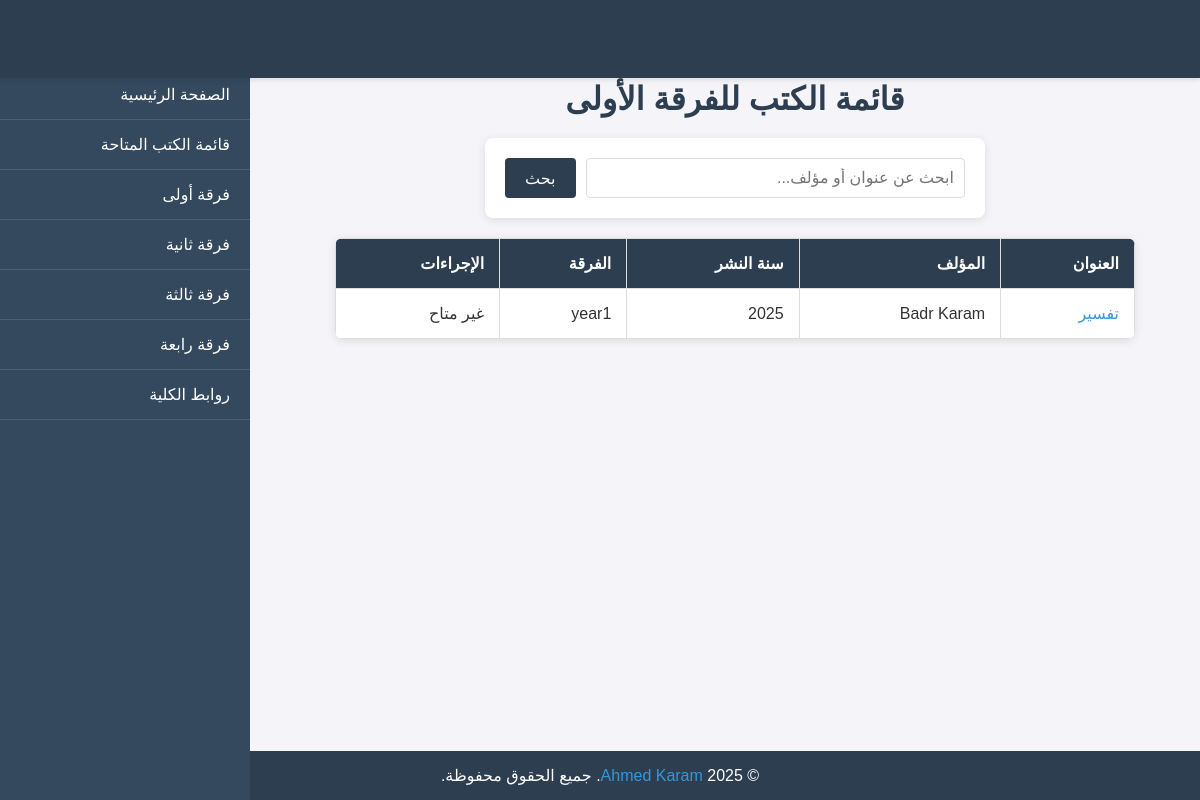
Screenshot of /books/year1/ with the database file from the repository.
### Book/models.py (models this page shows, shortened)
class Book(models.Model):
    title = models.CharField(max_length=200)
    author = models.CharField(max_length=100)
    description = models.TextField(null=True, blank=True)
    publication_date = models.DateField(null=True, blank=True)
    pdf_file = models.FileField(upload_to='books/pdfs/', null=True, blank=True)
    batch = models.CharField(max_length=10, choices=BATCH_CHOICES, default='year1')
    class Meta:
        indexes = [models.Index(fields=['title'])]

### Book/views.py (the view)
# urls.py: path('year1/', views.year1, name='year1'),
def year1(request):
    books = Book.objects.filter(batch='year1')
    context = {'books': books}
    return render(request, 'Book/year1.html', context)

### Book/templates/Book/year1.html (shortened to what this page needs)
<!DOCTYPE html>
<html lang="ar">
<head>
</head>
<body>
    <header>
        <h1>مكتبة الكلية</h1>
    </header>
    <nav class="sidebar">
        <div class="sidebar-content">
            <ul>
                <li><a href="{% url 'Book:home' %}">الصفحة الرئيسية</a></li>
                <li><a href="{% url 'Book:books_list' %}">قائمة الكتب المتاحة</a></li>
                <li><a href="{% url 'Book:year1' %}">فرقة أولى</a></li>
                <li><a href="{% url 'Book:year2' %}">فرقة ثانية</a></li>
                <li><a href="{% url 'Book:year3' %}">فرقة ثالثة</a></li>
                <li><a href="{% url 'Book:year4' %}">فرقة رابعة</a></li>
                <li><a href="{% url 'Book:college_links' %}">روابط الكلية</a></li>
            </ul>
        </div>
    </nav>
    <main class="main-content">
        <h1>قائمة الكتب للفرقة الأولى</h1>
        <div class="search-container">
            <form method="get" action="{% url 'Book:search_books' %}">
                <input type="text" name="q" placeholder="ابحث عن عنوان أو مؤلف...">
                <button type="submit">بحث</button>
            </form>
        </div>
        {% if books %}
            <table>
                <thead>
                    <tr>
                        <th>العنوان</th>
                        <th>المؤلف</th>
                        <th>سنة النشر</th>
                        <th>الفرقة</th>
                        <th>الإجراءات</th>
                    </tr>
                </thead>
                <tbody>
                    {% for book in books %}
                        <tr>
                            <td><a href="{% url 'Book:book_detail' book.pk %}">{{ book.title }}</a></td>
                            <td>{{ book.author }}</td>
                            <td>{{ book.publication_date|date:"Y" }}</td>
                            <td>{{ book.batch }}</td>
                            <td>
                                {% if book.pdf_file %}
                                    <a href="{{ book.pdf_file.url }}" target="_blank">قراءة أونلاين</a>
                                {% else %}
                                    <span>غير متاح</span>
                                {% endif %}
                            </td>
                        </tr>
                    {% endfor %}
                </tbody>
            </table>
        {% else %}
            <p class="no-books">لا توجد كتب متاحة حاليًا.</p>
        {% endif %}
    </main>
    <footer>
        <p>© 2025 <a href="https://www.facebook.com/share/1BhQoTLxFP/" target="_blank">Ahmed Karam</a>. جميع الحقوق محفوظة.</p>
    </footer>
</body>
</html>

### Book/templates/Book/year1.html (style rules this page uses)
* { margin: 0; padding: 0; box-sizing: border-box; font-family: Arial, sans-serif; }
body { direction: rtl; background-color: #f4f4f9; color: #333; }
header { background-color: #2c3e50; color: white; padding: 15px 20px; display: flex; justify-content: space-between; align-items: center; box-shadow: 0 2px 5px rgba(0, 0, 0, 0.1); position: fixed; top: 0; width: 100%; z-index: 1001; }
header h1 { font-size: 24px; }
.sidebar { width: 250px; background-color: #34495e; color: white; height: 100vh; position: fixed; top: 0; left: -250px; transition: left 0.3s ease; z-index: 1000; overflow-y: auto; }
.sidebar-content { padding-top: 70px; }
.sidebar ul { list-style: none; padding: 0; }
.sidebar ul li { padding: 15px 20px; border-bottom: 1px solid #4a6076; }
.sidebar ul li a { color: white; text-decoration: none; font-size: 16px; display: block; }
.main-content { margin-left: 20px; padding: 40px; padding-top: 80px; transition: margin-left 0.3s ease; }
.search-container { max-width: 500px; margin: 0 auto 20px; background-color: white; padding: 20px; border-radius: 8px; box-shadow: 0 2px 10px rgba(0, 0, 0, 0.1); }
.search-container form { display: flex; gap: 10px; }
.search-container input[type="text"] { flex: 1; padding: 10px; border: 1px solid #ddd; border-radius: 4px; font-size: 16px; }
.search-container button { padding: 10px 20px; background-color: #2c3e50; color: white; border: none; border-radius: 4px; cursor: pointer; font-size: 16px; }
h1 { color: #2c3e50; text-align: center; margin-bottom: 20px; }
table { width: 100%; max-width: 800px; margin: 20px auto; border-collapse: collapse; background-color: white; box-shadow: 0 2px 10px rgba(0, 0, 0, 0.1); border-radius: 8px; overflow: hidden; }
th, td { padding: 15px; border: 1px solid #ddd; text-align: right; }
th { background-color: #2c3e50; color: white; font-weight: bold; }
td a { color: #3498db; text-decoration: none; }
footer { background-color: #2c3e50; color: white; text-align: center; padding: 15px; position: fixed; bottom: 0; width: 100%; }
footer a { color: #3498db; text-decoration: none; }
@media (min-width: 769px) { .sidebar { left: 0; } }
@media (min-width: 769px) { .main-content { margin-left: 270px; } }

### rows the page displays
Book: title "تفسير", author "Badr Karam", publication_date "2025", batch "year1", pdf_file "غير متاح"
